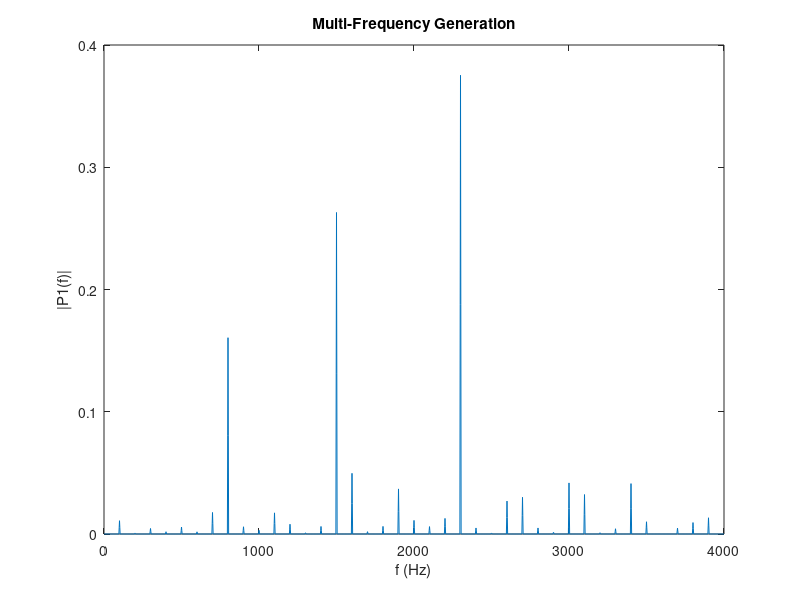

The MATLAB source for this figure:
Fs = 8000;                    % Sampling frequency
T = 1/Fs;                     % Sampling period
L = 4000;                     % Length of signal
t = (0:L-1)*T;                % Time vector



A = [4 6 8];

A= A / max(abs(A));

S = A(1,1)*sin(2*pi*800*t)+ A(1,2)*sin(2*pi*1500*t)+ A(1,3)*sin(2*pi*2300*t) ;          


filename = 'Multi-Frequency.wav';
audiowrite(filename,S,Fs);

[S,Fs] = audioread(filename);
sound(S,Fs);

S=S .* hanning(length(S));


Y=fft(S);

P2 = abs(Y/L);
P1 = P2(1:L/2+1);
P1(2:end-1) = 2*P1(2:end-1);

f = Fs*(0:(L/2))/L;
plot(f,P1) 
title('Multi-Frequency Generation')
xlabel('f (Hz)')
ylabel('|P1(f)|')